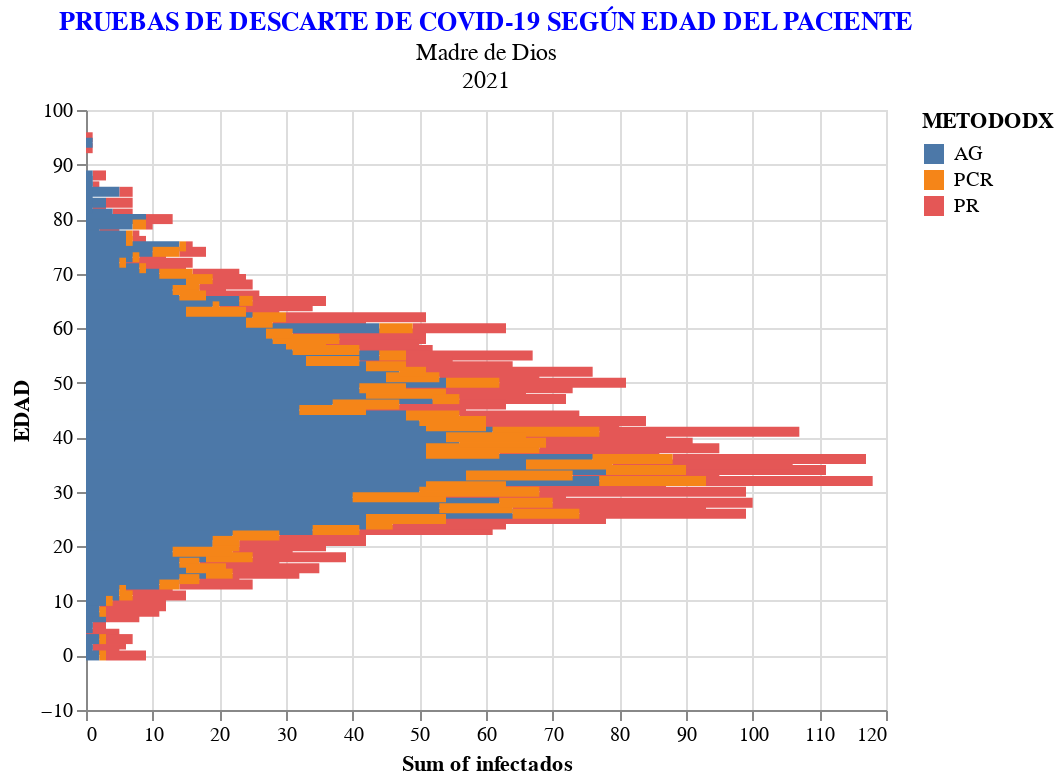

Notebook code cell kept with this figure:
### Code cell
alt.Chart(mdios2).mark_bar().encode(
    x='sum(infectados)',
    y='EDAD',
    color='METODODX'
).interactive().properties(
        title={
            "text": ["PRUEBAS DE DESCARTE DE COVID-19 SEGÚN EDAD DEL PACIENTE"], 
            "subtitle": ["Madre de Dios", "2021"],
            "color": "Blue",
            "subtitleColor": "Black"})

### Figure 1 — Vega-Lite specification as saved in the notebook (floating-point values rounded to 4 significant figures; data arrays with more than 128 entries replaced by an {"elided": "..."} marker saying what was removed)
{"config": {"view": {"continuousWidth": 400, "continuousHeight": 300}}, "data": {"name": "data-a38236c996ce99a2be89a8c73dfcd73f"}, "mark": "bar", "encoding": {"color": {"type": "nominal", "field": "METODODX"}, "x": {"type": "quantitative", "aggregate": "sum", "field": "infectados"}, "y": {"type": "quantitative", "field": "EDAD"}}, "selection": {"selector041": {"type": "interval", "bind": "scales", "encodings": ["x", "y"]}}, "title": {"text": ["PRUEBAS DE DESCARTE DE COVID-19 SEGÚN EDAD DEL PACIENTE"], "subtitle": ["Madre de Dios", "2021"], "color": "Blue", "subtitleColor": "Black"}, "$schema": "https://vega.github.io/schema/vega-lite/v4.8.1.json", "datasets": {"data-a38236c996ce99a2be89a8c73dfcd73f": {"elided": "3922 records"}}}
